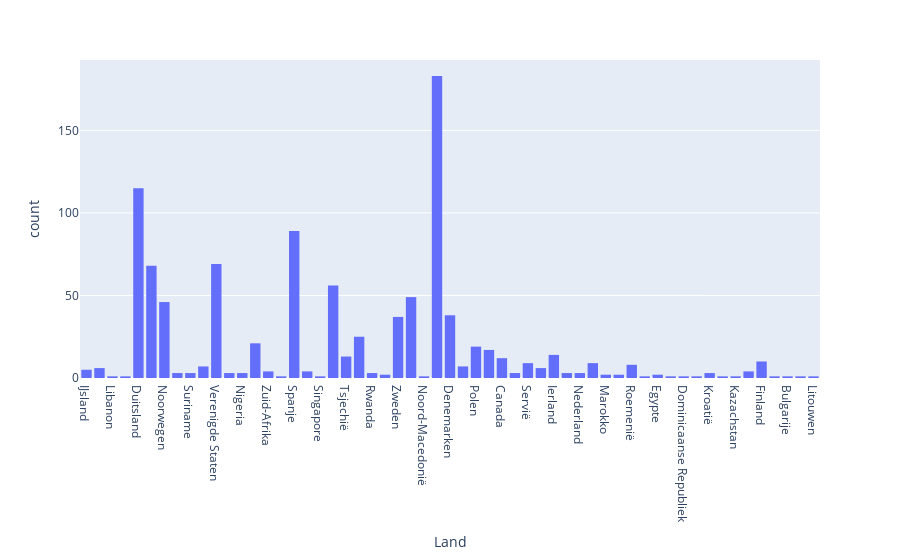

Source (notebook cell):
### Code cell
# histogram per land
fig = px.histogram(df, x='Land')
fig.show()

### Figure 1 — Plotly figure (JSON) as saved in the notebook; plotly's stock layout.template omitted (floating-point values rounded to 4 significant figures; data arrays with more than 128 entries replaced by an {"elided": "..."} marker saying what was removed)
{"data": [{"alignmentgroup": "True", "bingroup": "x", "hovertemplate": "Land=%{x}<br>count=%{y}<extra></extra>", "legendgroup": "", "marker": {"color": "#636efa", "pattern": {"shape": ""}}, "name": "", "offsetgroup": "", "orientation": "v", "showlegend": false, "type": "histogram", "x": {"elided": "1000 str values"}, "xaxis": "x", "yaxis": "y"}], "layout": {"barmode": "relative", "legend": {"tracegroupgap": 0}, "margin": {"t": 60}, "xaxis": {"anchor": "y", "domain": [0, 1], "title": {"text": "Land"}}, "yaxis": {"anchor": "x", "domain": [0, 1], "title": {"text": "count"}}}}
